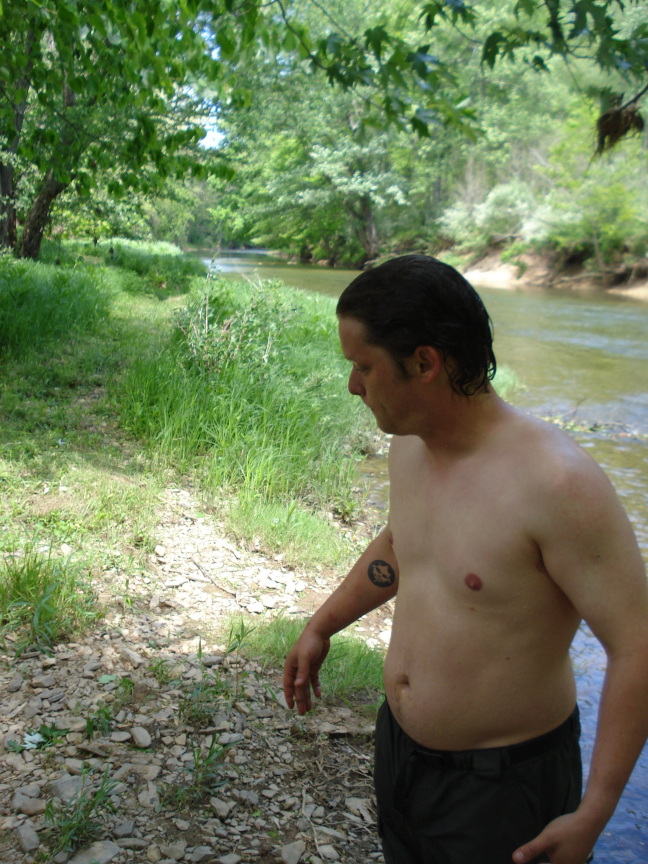
#> input picture DSC05222.JPG, 1944 x 2592 px (shown at 1/3 size); its folder holds 5 pictures in this run
$ python gentest4.py
#> lines starting #> are read from the running program, lines starting #| are printed output that depends on the picture
### pynn.py
import random
import math
import numpy as np

from funcs import *  # custom script containing activation functions (softplus, softmax, relu, etc.)

class Base:
    def __init__(self, base=None, name=None, parent=None, connections=None, **definition):
        # Initialize optionals
        base = base or {}
        self.connections = connections or []

        # Store all definitions in the instance dictionary - support user customization.
        self.apply(self.__dict__, base if type(base) is dict else base.__dict__)
        self.apply(self.__dict__, definition.get("base"))
        self.apply(self.__dict__, definition)

        # Setup identity.
        self.parent = parent or None
        self.name = (f"{parent.get('name')}." if parent else "") + f"{name or definition.get('name') or base.get('name')}" or "Base"

        # Provide default terms.
        if "input_term" not in self.__dict__:
            self.input_term = lambda self, input: input

        if "output_term" not in self.__dict__:
            self.output_term = lambda self, output: output

    def __call__(self, input):
       # Shortcut for influence/intended external input interface.
       return self.influence(input)

    def apply(self, target_dict, definition):
        # Reference-aware dict update.
        if type(target_dict) is not dict or type(definition) is not dict:
            return # Fail-fast

        # Update keys with non-dict values.
        target_dict.update({k: v for k, v in definition.items() if not isinstance(v, dict)})

        # Recursively update keys that are dicts.
        for k, v in definition.items():
            if isinstance(v, dict):
                if k in target_dict and isinstance(target_dict[k], dict):
                    self.apply(target_dict[k], v)
                else:
                    target_dict[k] = v

    def connect(self, node_class=None, base={}, **definition):
        # Connect output/self to another node.
        if not node_class or type(node_class) is dict:
            if type(node_class) is dict:
                base = node_class

            node_class = self.__class__

        # First positional arg can be either a class or instanciated variable descended from Base.
        if not isinstance(node_class, Base):
            target = node_class(base=base, parent=self, **definition)
        else:
            target = node_class.copy(**definition)

        self.connections.append(target)

        return target

    # [6 lines left out: function copy, not called in this run]

    def get(self, index):
        # Expose internal dict's get function.
        return self.__dict__.get(index)

    def influence(self, input):
        # Process input and propagate through connections.
        if "input_term" in self.__dict__ and callable(self.input_term):
            output = self.input_term(self, input)
        else:
            output = input

        if self.connections:
            outputs = [conn.influence(output) for conn in self.connections]
            # Check if the outputs seem to be vector-like (lists or numpy arrays)
            if outputs and isinstance(outputs[0], (list, np.ndarray)):
                output = np.array(outputs).sum(axis=0)
            elif type(outputs[0]) in (float, int):
                output = sum(outputs)
            else:
                output = outputs[0]

        if "output_term" in self.__dict__ and callable(self.output_term):
            output = self.output_term(self, output)


        return output

    # [7 lines left out: function learn, not called in this run]

### optimizer.py
import numpy as np

class Optimizer:
    def __init__(self, learning_rate=0.001, beta1=0.9, beta2=0.999, epsilon=1e-8):
        self.learning_rate = learning_rate
        self.beta1 = beta1
        self.beta2 = beta2
        self.epsilon = epsilon
        self.m = 0  # first moment estimate
        self.v = 0.5  # second moment estimate

    # [13 lines left out: functions zero_grad, update, not called in this run]

class Adam(Optimizer):
    def __init__(self, learning_rate=0.001, beta1=0.9, beta2=0.999, epsilon=1e-8, weight_decay=0.01):
        super().__init__(learning_rate, beta1, beta2, epsilon)
        self.weight_decay = weight_decay

    # [5 lines left out: function update, not called in this run]

class SGD(Optimizer):
    # [10 lines left out: functions __init__, update, not called in this run]

class RMSprop(Optimizer):
    # [11 lines left out: functions __init__, update, not called in this run]

class Adagrad(Optimizer):
    def __init__(self, learning_rate=0.01, epsilon=1e-8):
        super().__init__(learning_rate, 0, 0, None)
        self.epsilon = epsilon

    # [5 lines left out: function update, not called in this run]

class Adadelta(Optimizer):
    # [11 lines left out: functions __init__, update, not called in this run]

class Adaggr(Optimizer):
    def __init__(self, learning_rate=0.01, epsilon=1e-8):
        super().__init__(learning_rate, 0, 0, None)
        self.epsilon = epsilon

    # [5 lines left out: function update, not called in this run]

class LBFGS(Optimizer):
    # [30 lines left out: functions __init__, update, get_optimizer, not called in this run]


"""
Example usage of the optimizers:

import numpy as np

# Define some parameters for the optimizers
params = {
    'learning_rate': 0.001,
    'beta1': 0.9,
    'beta2': 0.999,
    'epsilon': 1e-8,
    'weight_decay': 0.01
}

# Define a simple neural network with two layers
np.random.seed(42)
x = np.linspace(-10, 10, 100).reshape((100, 1))
y = np.sin(x)

model = {}
model['layer1'] = np.random.rand(100, 64) * 0.01
model['layer2'] = np.random.rand(64, 1) * 0.01

# Define the loss function and its gradients
def loss(y_pred, y):
    return np.mean((y_pred - y) ** 2)

def grad_loss(y_pred, y):
    return 2 * (y_pred - y)

# Train the model using Adam optimizer
adam_optimizer = get_optimizer('adam', params)
for i in range(1000):
    # Compute the gradients of the loss function with respect to the weights
    layer1_grad = grad_loss(np.dot(model['layer1'], np.random.rand(64, 1)) + model['layer2'].T * 0.01, y)
    layer2_grad = grad_loss(np.dot(model['layer1'], np.random.rand(64, 1)) + model['layer2'].T * 0.01, y)

    # Update the weights using the Adam optimizer
    adam_optimizer.zero_grad()
    model['layer1'] -= adam_optimizer.update(layer1_grad, layer2_grad)
    model['layer2'] -= adam_optimizer.update(np.dot(model['layer1'], np.random.rand(64, 1)) + model['layer2'].T * 0.01, y)

# Train the model using SGD optimizer
sgd_optimizer = get_optimizer('sgd', params)
for i in range(1000):
    # Compute the gradients of the loss function with respect to the weights
    layer1_grad = grad_loss(np.dot(model['layer1'], np.random.rand(64, 1)) + model['layer2'].T * 0.01, y)
    layer2_grad = grad_loss(np.dot(model['layer1'], np.random.rand(64, 1)) + model['layer2'].T * 0.01, y)

    # Update the weights using the SGD optimizer
    sgd_optimizer.zero_grad()
    model['layer1'] -= sgd_optimizer.update(layer1_grad, layer2_grad)
    model['layer2'] -= sgd_optimizer.update(np.dot(model['layer1'], np.random.rand(64, 1)) + model['layer2'].T * 0.01, y)

# Train the model using RMSProp optimizer
rmsprop_optimizer = get_optimizer('rmsprop', params)
for i in range(1000):
    # Compute the gradients of the loss function with respect to the weights
    layer1_grad = grad_loss(np.dot(model['layer1'], np.random.rand(64, 1)) + model['layer2'].T * 0.01, y)
    layer2_grad = grad_loss(np.dot(model['layer1'], np.random.rand(64, 1)) + model['layer2'].T * 0.01, y)

    # Update the weights using the RMSProp optimizer
    rmsprop_optimizer.zero_grad()
    model['layer1'] -= rmsprop_optimizer.update(layer1_grad, layer2_grad)
    model['layer2'] -= rmsprop_optimizer.update(np.dot(model['layer1'], np.random.rand(64, 1)) + model['layer2'].T * 0.01, y)

# Train the model using Adagrad optimizer
adagrad_optimizer = get_optimizer('adagrad', params)
for i in range(1000):
    # Compute the gradients of the loss function with respect to the weights
    layer1_grad = grad_loss(np.dot(model['layer1'], np.random.rand(64, 1)) + model['layer2'].T * 0.01, y)
    layer2_grad = grad_loss(np.dot(model['layer1'], np.random.rand(64, 1)) + model['layer2'].T * 0.01, y)

    # Update the weights using the Adagrad optimizer
    adagrad_optimizer.zero_grad()
    model['layer1'] -= adagrad_optimizer.update(layer1_grad, layer2_grad)
    model['layer2'] -= adagrad_optimizer.update(np.dot(model['layer1'], np.random.rand(64, 1)) + model['layer2'].T * 0.01, y)

# Train the model using Adadelta optimizer
adadelta_optimizer = get_optimizer('adadelta', params)
for i in range(1000):
    # Compute the gradients of the loss function with respect to the weights
    layer1_grad = grad_loss(np.dot(model['layer1'], np.random.rand(64, 1)) + model['layer2'].T * 0.01, y)
    layer2_grad = grad_loss(np.dot(model['layer1'], np.random.rand(64, 1)) + model['layer2'].T * 0.01, y)

    # Update the weights using the Adadelta optimizer
    adadelta_optimizer.zero_grad()
    model['layer1'] -= adadelta_optimizer.update(layer1_grad, layer2_grad)
    model['layer2'] -= adadelta_optimizer.update(np.dot(model['layer1'], np.random.rand(64, 1)) + model['layer2'].T * 0.01, y)

# Train the model using Adaggr optimizer
adaggr_optimizer = get_optimizer('adaggr', params)
for i in range(1000):
    # Compute the gradients of the loss function with respect to the weights
    layer1_grad = grad_loss(np.dot(model['layer1'], np.random.rand(64, 1)) + model['layer2'].T * 0.01, y)
    layer2_grad = grad_loss(np.dot(model['layer1'], np.random.rand(64, 1)) + model['layer2'].T * 0.01, y)

    # Update the weights using the Adaggr optimizer
    adaggr_optimizer.zero_grad()
    model['layer1'] -= adaggr_optimizer.update(layer1_grad, layer2_grad)
    model['layer2'] -= adaggr_optimizer.update(np.dot(model['layer1'], np.random.rand(64, 1)) + model['layer2'].T * 0.01, y)

# Train the model using LBFGS optimizer
lbfgs_optimizer = get_optimizer('lbfgs', params)
for i in range(1000):
    # Compute the gradients of the loss function with respect to the weights
    layer1_grad = grad_loss(np.dot(model['layer1'], np.random.rand(64, 1)) + model['layer2'].T * 0.01, y)
    layer2_grad = grad_loss(np.dot(model['layer1'], np.random.rand(64, 1)) + model['layer2'].T * 0.01, y)

    # Update the weights using the LBFGS optimizer
    lbfgs_optimizer.zero_grad()
    model['layer1'] -= lbfgs_optimizer.update(layer1_grad, layer2_grad)
    model['layer2'] -= lbfgs_optimizer.update(np.dot(model['layer1'], np.random.rand(64, 1)) + model['layer2'].T * 0.01, y)

print("Final loss:", loss(y, np.sin(x)))
"""

### gentest4.py
from activate import *  # Your activation functions (including np_sigmoid)
from pynn import *      # Your pyNN framework
from PIL import Image
import numpy as np
from optimizer import Adam  # Import your Adam optimizer class

# ----- Data Preprocessing Functions -----

def tokenize_and_normalize_image(image, patch_size=(16, 16)):
    """
    Normalize an image and split it into flattened patches.

    Returns an array of flattened patches of shape
    (num_patches, patch_area * channels).
    """
    if image.dtype != np.float32:
        image = image.astype(np.float32) / 255.0
    H, W, C = image.shape
    ph, pw = patch_size
    patches = []
    # Extract only full patches.
    for i in range(0, H - H % ph, ph):
        for j in range(0, W - W % pw, pw):
            patch = image[i:i+ph, j:j+pw, :]
            patches.append(patch.flatten())
    return np.array(patches)

"""def process_image(input_image, width, height, channels):
    arr = np.array(input_image).astype(np.float32) / 255.0
    return arr"""

def reconstruct_image(flat_patches, original_height, original_width, patch_size, channels):
    """
    Reassemble flattened patches into an image.
    Reconstructs an image by arranging patches in a grid. If the original dimensions
    aren’t multiples of patch_size, the output will be cropped.
    """
    ph = patch_size
    rows = original_height // ph
    cols = original_width // ph
    num_expected = rows * cols
    assert flat_patches.shape[0] == num_expected, "Mismatch in number of patches"
    # Reshape each flattened patch back to (patch_size, patch_size, channels)
    patches = flat_patches.reshape(num_expected, ph, ph, channels)
    # Reshape into grid: (rows, cols, ph, ph, channels)
    patches = patches.reshape(rows, cols, ph, ph, channels)
    # Rearrange axes: (rows, ph, cols, ph, channels)
    patches = patches.transpose(0, 2, 1, 3, 4)
    # Combine into full image: (rows * ph, cols * ph, channels)
    reconstructed = patches.reshape(rows * ph, cols * ph, channels)

    return (reconstructed * 255).astype(np.uint8)

# ----- VAE Functions -----

def custom_encoder(input, node):
    """
    Performs a linear transformation on input (shape: (batch_size, input_dim))
    using node.weight and node.bias, then splits into mean and logvar.
    """
    linear_output = np.dot(input, node.weight) + node.bias
    mean = linear_output[:, :latent_dim]
    logvar = linear_output[:, latent_dim:]
    return (mean, logvar)

def reparameterize(encoder_out):
    mean, logvar = encoder_out
    epsilon = np.random.randn(*mean.shape)
    z = mean + np.exp(0.5 * logvar) * epsilon
    return z

def custom_decoder(latent, node):
    """
    Reconstructs the input from the latent vector.
    """
    linear_output = np.dot(latent, node.weight) + node.bias
    if hasattr(node, 'activate') and callable(node.activate):
        return node.activate(linear_output)
    else:
        return linear_output

# ----- Loss Functions -----

def mean_squared_error(y_true, y_pred):
    return np.mean((y_true - y_pred) ** 2)

def kl_divergence(p, q):
    # Placeholder KL divergence function.
    return -np.sum(p * np.log(p/q) + (1-p) * np.log((1-p)/(1-q)))

# ----- Placeholder Gradient Function -----
# Replace this with your actual gradient computation mechanism.
def compute_gradients(loss, weight, bias):
    # For illustration purposes, return zeros of the same shape.
    return np.zeros_like(weight), np.zeros_like(bias)

# ----- Image I/O Functions -----

def open_img(file_name):
#> called with file_name = 'DSC05222.JPG'
    return np.array(Image.open(file_name))
#> returned value is the input picture: shape (2592, 1944, 3); mean R, G, B 109.3, 123.4, 89.2

def save_img(image, file_name):
    img_out = Image.fromarray(image)
    img_out.save(file_name)
    print("Reconstructed image saved as", file_name)

# ----- Training and Generation Functions -----

"""def reshape_image(input_img):
    \"""
    Process the input image through the reshaping network and reconstruct it.
    This returns an image that is cropped to full patches.
    \"""
    H, W, C = input_img.shape
    flat_patches = token_node.(input_img)
    # Reassemble patches into an image.
    reconstructed = reconstruct_image(flat_patches, H, W, patch_size, C)
    return reconstructed"""


def generate(image):
    H, W, C = image.shape
    output_flat_patches = nIO(image)
    print("Output patches shape:", output_flat_patches.shape)
    reconstructed_img = reconstruct_image(output_flat_patches, H, W, patch_size, C)
    print("Reconstructed image shape:", reconstructed_img.shape)

    return reconstructed_img

def init_coders(image):
    H, W, C = image.shape
    input_dim_per_patch = patch_size * patch_size * C
    # Initialize encoder parameters: shape (input_dim_per_patch, 2 * latent_dim)
    encoder_node.weight = np.random.randn(input_dim_per_patch, 2 * latent_dim).astype(np.float32) * 0.01
    encoder_node.bias = np.zeros((2 * latent_dim,), dtype=np.float32)
    # Initialize decoder parameters: shape (latent_dim, input_dim_per_patch)
    decoder_node.weight = np.random.randn(latent_dim, input_dim_per_patch).astype(np.float32) * 0.01
    decoder_node.bias = np.zeros((input_dim_per_patch,), dtype=np.float32)

def train(input_img, desired_img=None, epochs=1000, lr=0.01):
    H, W, C = input_img.shape

    input_shaped = reconstruct_image(tokenize_and_normalize_image(input_img, (patch_size, patch_size)),  H, W, patch_size, C)
    save_img(input_shaped, f"sample.input.png")
    if desired_img is None:
        desired_img = input_shaped

    save_img(desired_img, f"sample.desired.png")

    init_coders(input_img)

    # Create Adam optimizer instances for encoder and decoder parameters.
    enc_optimizer = Adam(learning_rate=lr)
    dec_optimizer = Adam(learning_rate=lr)

    for epoch in range(epochs):
        new_img = generate(input_img)
        if epoch == 1 or epoch % 100 == 0:
            save_img(new_img, f"sample.{epoch}.png")

        # Compute losses (flatten images for MSE)
        recon_loss = mean_squared_error(desired_img.flatten(), new_img.flatten())
        latent_div = kl_divergence(desired_img.flatten() * 0.001 + 0.5,
                                   new_img.flatten() * 0.001 + 0.5)
        total_loss = recon_loss + latent_div

        if epoch % 100 == 0:
            print(f"Epoch {epoch}: Recon Loss: {recon_loss:.4f}, KL Div: {latent_div:.4f}, Total Loss: {total_loss:.4f}")

        # Compute gradients for encoder and decoder parameters.
        grad_enc_w, grad_enc_b = compute_gradients(total_loss, encoder_node.weight, encoder_node.bias)
        grad_dec_w, grad_dec_b = compute_gradients(total_loss, decoder_node.weight, decoder_node.bias)

        # Update parameters using Adam's update method.
        enc_optimizer.update(encoder_node.weight, grad_enc_w)
        enc_optimizer.update(encoder_node.bias, grad_enc_b)
        dec_optimizer.update(decoder_node.weight, grad_dec_w)
        dec_optimizer.update(decoder_node.bias, grad_dec_b)

    print("Training complete!")

# ----- Global Hyperparameters -----

patch_size = 64      # Adjust as needed.
latent_dim = 96      # Adjust latent dimension.

# ----- Build the pyNN Pipeline -----

nImageTokenizer = {
    "name": "image reshaper",
    "patch_size": (patch_size, patch_size),
    "term": lambda self, input: tokenize_and_normalize_image(input, self.patch_size)
}

nLatent = {
    "name": "latent",
    "term": lambda self, encoder_out: reparameterize(encoder_out)
}

nEncoder = {
    "name": "encoder",
    "term": lambda self, input: custom_encoder(input, self)
}

nDecoder = {
    "name": "decoder",
    "term": lambda self, z: custom_decoder(z, self)
}

nReconAct = {
    "name": "reconstruction",
    "term": lambda self, input: np_sigmoid(input)
}

nIO = Base(name="i/o node", term=lambda self, input: input)
token_node = nIO.connect(Base, nImageTokenizer)
encoder_node = token_node.connect(Base, nEncoder)
latent_node = encoder_node.connect(Base, nLatent)
decoder_node = latent_node.connect(Base, nDecoder)
decoder_node.connect(Base, nReconAct)  # Chain reconstruction activation

# ----- Main Execution -----

if __name__ == "__main__":
    img = open_img("DSC05222.JPG")
    print("Input image shape:", img.shape)
#| Input image shape: (2592, 1944, 3)

    # Begin training using Adam's gradient update mechanism.
    train(img, epochs=1000, lr=0.01)
#> after the loop in tokenize_and_normalize_image, `for i in range(0, H - H % ph, ph):`:
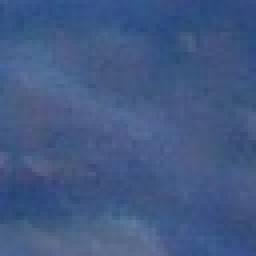
#> patch: shape (64, 64, 3) float32 (shown 4 times larger); mean of channels 0, 1, 2 0.258, 0.35, 0.517; drawn as R, G, B
#> after the loop in tokenize_and_normalize_image, `for i in range(0, H - H % ph, ph):`: patches = 1200 items
#> in tokenize_and_normalize_image, `return np.array(patches)`:
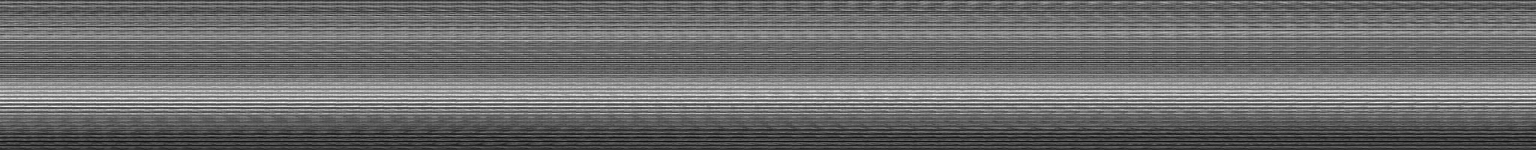
#> returned value: shape (1200, 12288) float32 (shown at 1/8 size); min 0, max 1, mean 0.422
#> in reconstruct_image, `ph = patch_size`: ph = 64
#> in reconstruct_image, `rows = original_height // ph`: rows = 40
#> in reconstruct_image, `cols = original_width // ph`: cols = 30
#> in reconstruct_image, `num_expected = rows * cols`: num_expected = 1200
#> in reconstruct_image, `reconstructed = patches.reshape(rows * ph, cols * ph, channels)`:
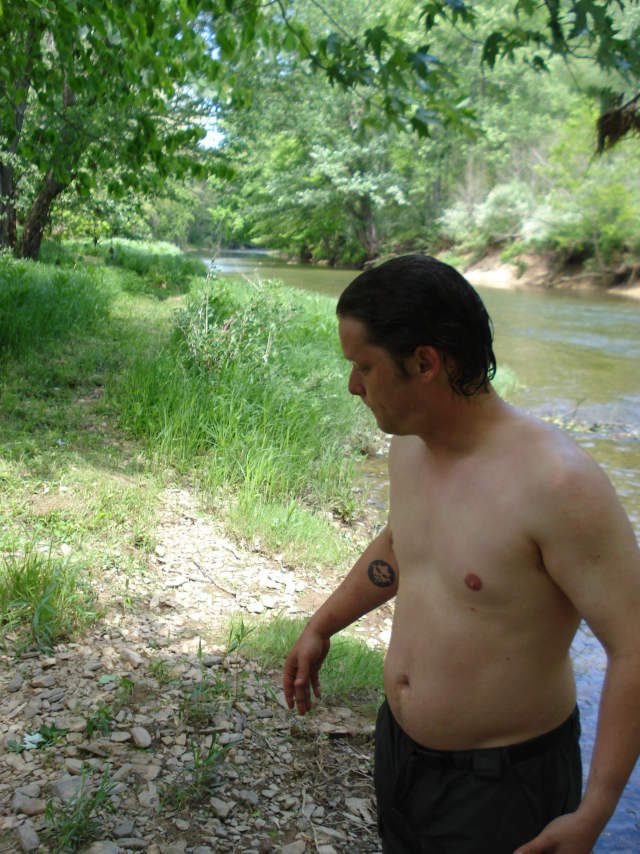
#> reconstructed: shape (2560, 1920, 3) float32 (shown at 1/3 size); mean of channels 0, 1, 2 0.429, 0.485, 0.351; drawn as R, G, B
#> (the run stopped early here; a loop or call above may not have finished)
